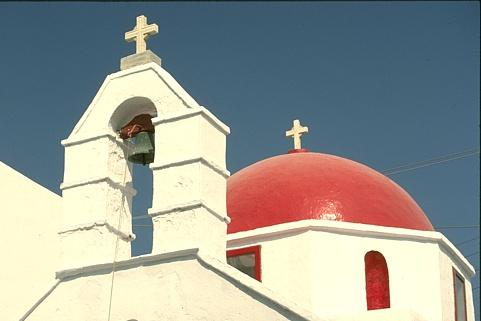
%> input picture Matlab/data/church.jpg, 481 x 321 px
$ octave GWI_example5_segmentation_church.m   (GNU Octave 9; MATLAB toolbox functions it lacks are replaced by stand-ins)
%> lines starting %> are read from the running program, lines starting %| are printed output that depends on the picture
### Matlab/core/GWI_im2sig.m
% GWI: Graph Wedgelets for Image compression
% (C) W. Erb 01.07.2025

function [V,f,dimIx,dimIy] = GWI_im2sig(I)
% Transforms image to a graph signal
% In:
%    I              = 2D image of dimenstion dimIx x dimIy
% Out:
%    V              = set of graph nodes (set of pixel positions)
%    f              = function on graph vertices
%    dimIx, dimIy   = dimensions of image

if (size(I,3) == 1)                % For grayscale images
    [dimIx, dimIy] = size(I');
    % Generate graph nodes V and respective graph signal f
    [Y,X] = meshgrid(1:dimIy,1:dimIx);
    V = [X(:),Y(:)];
    f = reshape(double(I)',[],1);
elseif (size(I,3) == 3)            % For RGB images
    Ired = double(I(:,:,1));       % Red channel
    Igreen = double(I(:,:,2));     % Green channel
    Iblue = double(I(:,:,3));      % Blue channel

    [dimIx, dimIy] = size(Ired');  % dimI = dimIx*dimIy;
    % Generate graph nodes V and respective graph signal f
    [Y,X] = meshgrid(1:dimIy,1:dimIx);
    V = [X(:),Y(:)];
    f = [reshape(Ired',[],1), reshape(Igreen',[],1),reshape(Iblue',[],1)];
end
end

### Matlab/core/GWI_quadsplit.m
% GWI: Graph Wedgelets for Image compression
% (C) W. Erb 01.07.2025

function BWP = GWI_quadsplit(V,f,dimIx,dimIy,Jx,Jy,M)
% [18 lines of commented-out code are left out]

BWP.Q = zeros(M,2);
BWP.F = zeros(M,size(f,2));
BWP.c = zeros(M,2*size(f,2));
BWP.n = zeros(M,2);
BWP.error = zeros(M,1);
BWP.P = cell(M,1);

x = V(:,1); y = V(:,2);
Kx = ceil(dimIx/Jx); Ky = ceil(dimIy/Jy);

k = 1;
for i = 1:Jx
    for j = 1:Jy
        cx = min(ceil(Kx/2)+ (i-1)*Kx,dimIx);
        cy = min(ceil(Ky/2)+ (j-1)*Ky,dimIy);
        BWP.Q(k,1) = find((x == cx).*(y==cy));
        BWP.P{k} = find((x <= i*Kx).*(x > (i-1)*Kx).*(y <= j*Ky).*(y > (j-1)*Ky));
        k = k+1;
    end
end

dimI = dimIx*dimIy;
BWP.m = Jx*Jy;

for j = 1:BWP.m
    BWP.F(j,:) = mean(f(BWP.P{j},:),1);
    BWP.c(j,1:size(f,2)) = mean(f(BWP.P{j},:),1);
    BWP.n(j,1) = length(BWP.P{j});
    BWP.error(j) = norm(f(BWP.P{j},:) - ones(length(BWP.P{j}),1)*BWP.F(j,:),'fro')^2/dimI/size(f,2);
end
end

### Matlab/core/GWI_wedgelet_encode.m
% GWI: Graph Wedgelets for Image compression
% (C) W. Erb 01.7.2025

function BWP = GWI_wedgelet_encode(V,f,BWP,M,R,tol,metric)
% [29 lines of commented-out code are left out]

n = length(f);      % length of signal
m = BWP.m;          % initial partition size

tic;
[errorj,j] = max(BWP.error);

while (errorj > tol) && (m < M)
       BWP.Q(m+1,2) = j;
       Fj = BWP.F(j,:);
       Pj = BWP.P{j};
       Vj = V(Pj,:);
       qj = find(Pj == BWP.Q(j,1));

       if (R.type=='FA')
           S = length(Pj);
           pj = 1:S;
       elseif (R.type=='MD')
           S = 1;
           dist = GWI_distcenter(Vj,qj,metric);
           [~,pj] = max(dist);
       elseif (R.type=='KC')
           S = min(R.val,length(Pj));
           [~,pj] = GWI_Jcenters(Vj,R.val,1:length(Pj),qj,metric);
       elseif (R.type=='RA')
           rng(1,"twister");
           S = min(R.val,length(Pj));
           pj = randsample(length(Pj),S);
       end

       for i = 1:S

         cluster = GWI_wedgesplit(Vj,pj(i),qj,metric);

         idx1 = Pj(cluster==1);
         idx2 = Pj(cluster==2);
         error1 = norm(f(idx1,:) - ones(length(idx1),1)*mean(f(idx1,:),1),'fro')^2/n/size(f,2);
         error2 = norm(f(idx2,:) - ones(length(idx2),1)*mean(f(idx2,:),1),'fro')^2/n/size(f,2);
         errornew = error1 + error2;

         if errornew <= errorj
           BWP.Q(j,1) = Pj(qj);
           BWP.Q(m+1,1) = Pj(pj(i));

           BWP.P{j} = idx1;
           BWP.P{m+1} = idx2;
           BWP.F(j,:) = mean(f(idx1,:),1);
           BWP.F(m+1,:) = mean(f(idx2,:),1);
           BWP.c(m+1,1:size(f,2)) = BWP.F(j,:)-Fj;
           BWP.c(m+1,size(f,2)+1:end) = BWP.F(m+1,:)-Fj;
           BWP.n(m+1,1) = length(idx1);
           BWP.n(m+1,2) = length(idx2);
           BWP.error(j) = error1;
           BWP.error(m+1) = error2;
           errorj = errornew;
         end
       end
       [errorj,j] = max(BWP.error);
       m = m + 1;

       if (mod(m,100)==0)
          fprintf(1, '   Time to level %4d :               ',m); fprintf(1,'%5f \n', toc);
          tic;
       end
end

% Restrict final output
BWP.Q = BWP.Q(1:m,:);
BWP.F = BWP.F(1:m,:);
BWP.c = BWP.c(1:m,:);
BWP.n = BWP.n(1:m,:);
BWP.error = BWP.error(1:m);
BWP.P = BWP.P(1:m);
BWP.m = m;

end

### Matlab/GWI_example5_segmentation_church.m
% GWI: Graph Wedgelets for Image compression
% (C) W. Erb 01.07.2025

% Example 5: how to segment a color image with graph wedgelets

clear all, close all

%Paths
addpath(genpath('./core/'))
addpath(genpath('./data/'))

%Read image
I = imread('church.jpg');
%> I is the input picture: size 321x481x3 uint8; mean R, G, B 152.3, 155, 149.1

%Extract signal and node information from image
[V,f,dimIx,dimIy] = GWI_im2sig(I);
%> in GWI_im2sig, `Ired = double(I(:,:,1));`:
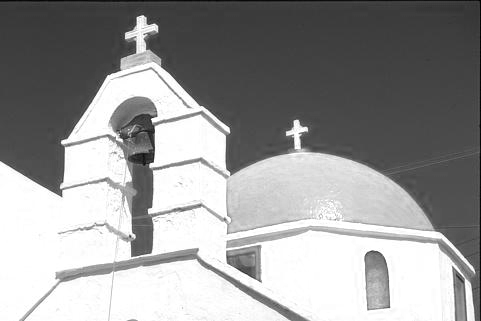
%> Ired: size 321x481 double; min 0, max 255, mean 152.3
%> in GWI_im2sig, `Igreen = double(I(:,:,2));`:
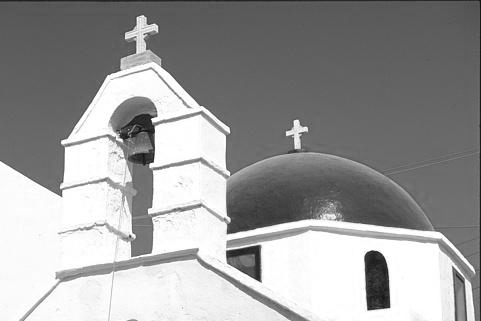
%> Igreen: size 321x481 double; min 10, max 255, mean 155
%> in GWI_im2sig, `Iblue = double(I(:,:,3));`:
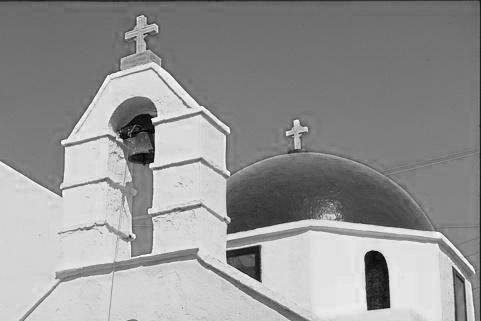
%> Iblue: size 321x481 double; min 0, max 255, mean 149.1
%> in GWI_im2sig, `[dimIx, dimIy] = size(Ired');`: dimIx = 481; dimIy = 321
%> dimIx = 481; dimIy = 321

%% Parameters for BWP tree and wedgelet encoding
% Parameters for a priori decomposition of image in quadratic blocks
Jx = 1;           % Put Jx=1, Jy=1 if no decomposition is desired
Jy = 1;

% Main parameters for wedgelet decomposition
M      = 2000;           % maximal partition size (number of leaves in BWP tree)
R.type = 'RA';
R.val  = 50;            % Parameters for greedy method:
                        % 'MD': Max-Distance greedy
                        % 'FA': Fully-Adaptive greedy
                        % 'KC': K-center, with R.val centers
                        % 'RA': Random, with R.val centers
tol = 1e-3;             % stop partitioning if max(error) < tol
metric = 2;             % applied distance metric (1,2, or 'inf')

%% Initialisation (split image in quadratic blocks and initialize tree)
tic; fprintf(1, 'Starting calculation... \n');
BWPin = GWI_quadsplit(V,f,dimIx,dimIy,Jx,Jy,M);
%> in GWI_quadsplit, `Kx = ceil(dimIx/Jx)`: Kx = 481
%> in GWI_quadsplit, `Ky = ceil(dimIy/Jy)`: Ky = 321
%> after the loop in GWI_quadsplit, `for i = 1:Jx`: k = 2
%> in GWI_quadsplit, `dimI = dimIx*dimIy;`: dimI = 154401
%> the loop in GWI_quadsplit, `for j = 1:BWP.m` made 1 pass
%> after the loop in GWI_quadsplit, `for j = 1:BWP.m`: BWP = {m 1}
%> BWPin = {m 1}
fprintf(1, 'Time[s] for quadratic subdivision:    '); fprintf(1,'%5f \n', toc);

%% Encode function in wedgelets
fprintf(1, 'Time[s] for wedgelet encoding: \n');
BWP = GWI_wedgelet_encode(V,f,BWPin,M,R,tol,metric);
%> in GWI_wedgelet_encode, `m = BWP.m;`: m = 1
%> in GWI_wedgelet_encode, `[errorj,j] = max(BWP.error);`: errorj = 5178.2; j = 1
%> (the run ends here)
